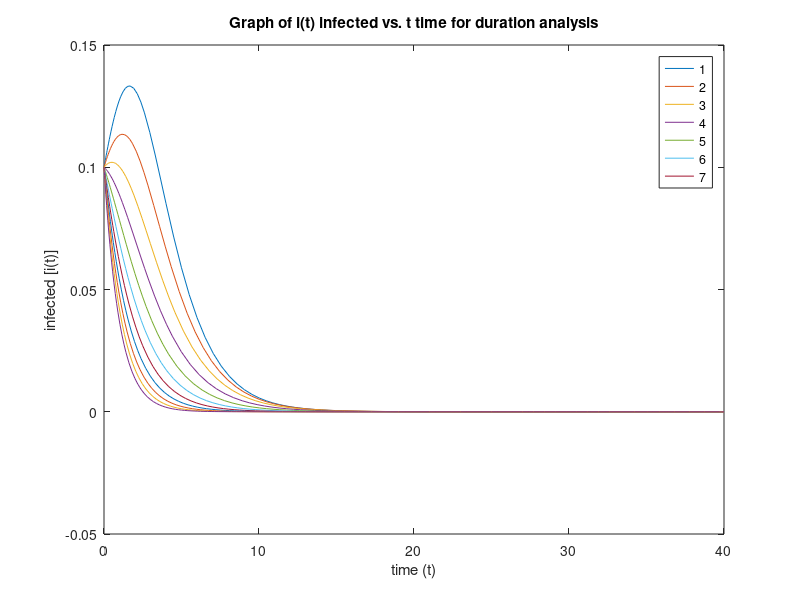

The MATLAB source for this figure:
%% Q8 Part a
yo=[.9;.1;0];
tspan=[0 100];

hold on

ro=1.5;
sigmasize= @(t,y) [-ro*y(1)*y(2); ro*y(2)*y(1)-y(2); y(2)];
[t,y] = ode45(sigmasize,tspan,yo);

plot(t,y);
hold off
%% Q8 PartB
yo=[.9;.1;0];
tspan=[0 100];

hold on

ro=0.5;
sigmasizeb= @(t,y) [-ro*y(1)*y(2); ro*y(2)*y(1)-y(2); y(2)];
[t,y] = ode45(sigmasizeb,tspan,yo);

plot(t,y);
hold off
%% Question 9
p=[0:0.1:1];
sigma = zeros(length(p),1);
for i = 1:length(p)
    p1=p(i);
    so=.9;
    io=.1;
    yo=[(1-p1)*so;io;p1*so];
    tspan=[0 100];

    ro=1.5;
    sigmasize= @(t,y) [-ro*y(1)*y(2); ro*y(2)*y(1)-y(2); y(2)];
    [t,y] = ode45(sigmasize,tspan,yo);
    r = y(end);
    sigma(i) = r-p1*so;
    
end
scatter(sigma,p)
title('Graph of \sigma vs. p')
    xlabel('immunity fraction, p'), ylabel('epidemic size, \sigma')
    
%% Question 10
ro = 1.5;
p = 0;
while p < 1
    f = @(t,y) [-1 *ro * y(1) * y(2); (ro * y(1) * y(2)) - y(2); y(2)]
    [t,ya] = ode45(f,[0 40],[(1-p)*.9 .1 p*.9]);
    plot(t,ya(:,2))
    title('Graph of i(t) infected vs. t time for duration analysis')
    xlabel('time (t)'), ylabel('infected [i(t)]')
    hold on
    p = p + 0.1; %increments p for the next itteration
end
%% Question 11
ro = 1.5;
p = 0.21;
while 0.2 < p < 0.32
    f = @(t,y) [-1 *ro * y(1) * y(2); (ro * y(1) * y(2)) - y(2); y(2)]
    [t,ya] = ode45(f,[0 40],[(1-p)*.9 .1 p*.9]);
    plot(t,ya(:,2))
    title('Graph of i(t) vs. t for duration analysis')
    xlabel('t'), ylabel('i(t)')
    hold on
    p = p + 0.02; %increments p for the next itteration
end
legend({'1','2','3','4','5','6','7'})